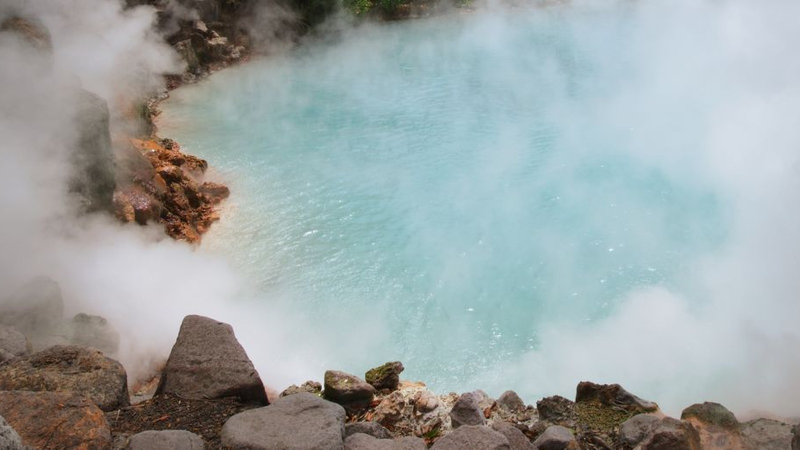
#> input picture adventure-kit/media/rafting-in-shimla-tattapani/hot-spring-steam-pool.jpg, 1600 x 899 px, given in place of px20008914.jpg, which was not available (shown at 1/2 size)
$ python snow-kingdom-kufri-reel.py ../rafting-in-shimla-tattapani/hot-spring-steam-pool.jpg
#> lines starting #> are read from the running program, lines starting #| are printed output that depends on the picture; pictures that were not available may be replaced by others from this repository, and a replacement may not be noted
### adventure-kit/media/snow-kingdom-kufri/sz.py
"""Tiny deterministic motion-graphics renderer (PIL frames -> ffmpeg). Suzu brand."""
import math, subprocess, random
from PIL import Image, ImageDraw, ImageFont, ImageFilter

NAVY = (11, 31, 51); GOLD = (212, 162, 76); GOLD_L = (243, 217, 143); WHITE = (255, 255, 255)
FDIR = '/home/claude/work/fonts/package/files/'
_fc = {}
# [5 lines left out: function font, not called in this run]

def clamp(x, a=0.0, b=1.0): return max(a, min(b, x))
def prog(t, t0, d): return clamp((t - t0) / d) if d > 0 else (1.0 if t >= t0 else 0.0)
def ease_out(p): return 1 - (1 - p) ** 3
def ease_in_out(p): return 4 * p ** 3 if p < .5 else 1 - (-2 * p + 2) ** 3 / 2
def ease_back(p, s=1.6):
    c3 = s + 1; return 1 + c3 * (p - 1) ** 3 + s * (p - 1) ** 2

class Photo:
    """Pre-scaled cover image; frame(t) returns W x H crop with Ken Burns zoom/pan."""
    def __init__(self, path, W, H, focus=(0.5, 0.5), zmax=1.14):
#> called with path = '/home/claude/work/ph/px20008914.jpg', W = 1080, H = 1920, focus = (0.5, 0.45), zmax = 1.1
        im = Image.open(path).convert('RGB')
#> im is the input picture: PIL image 1600x899 RGB; mean R, G, B 157.5, 165.8, 165.5
        s = max(W / im.width, H / im.height) * zmax
#> s = 2.35
        self.im = im.resize((round(im.width * s), round(im.height * s)), Image.LANCZOS)
#> call 2 of __init__, with path = '/home/claude/work/ph/px10936117.jpg', W = 1080, H = 1920, focus = (0.5, 0.55), zmax = 1.1
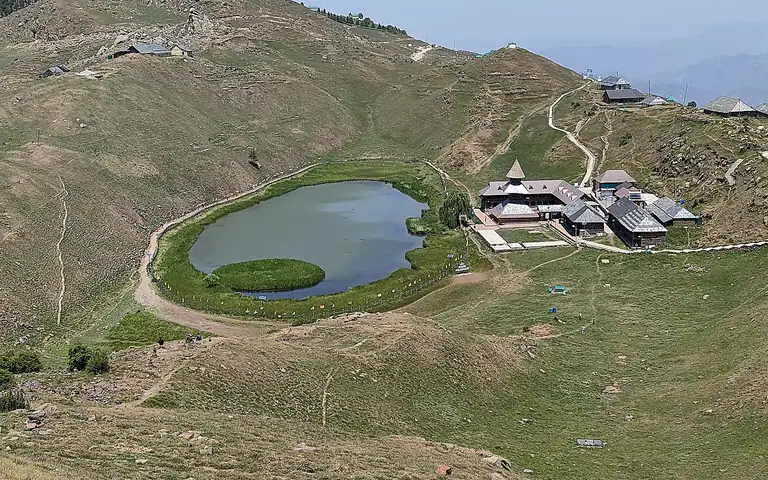
#> input picture adventure-kit/media/adventure-hub/treks-cathead-prashar-768x480.webp, 768 x 480 px, given in place of px10936117.jpg, which was not available
#> in __init__, im is the input picture: PIL image 768x480 RGB; mean R, G, B 122.5, 122.8, 103.7
#> call 3 of __init__, with path = '/home/claude/work/ph/px6617714-m.jpg', W = 1080, H = 1920, focus = (0.4, 0.6), zmax = 1.08
#> in __init__ (call 3), `self.im = im.resize((round(im.width * s), round(im.height * s)), Image..`:
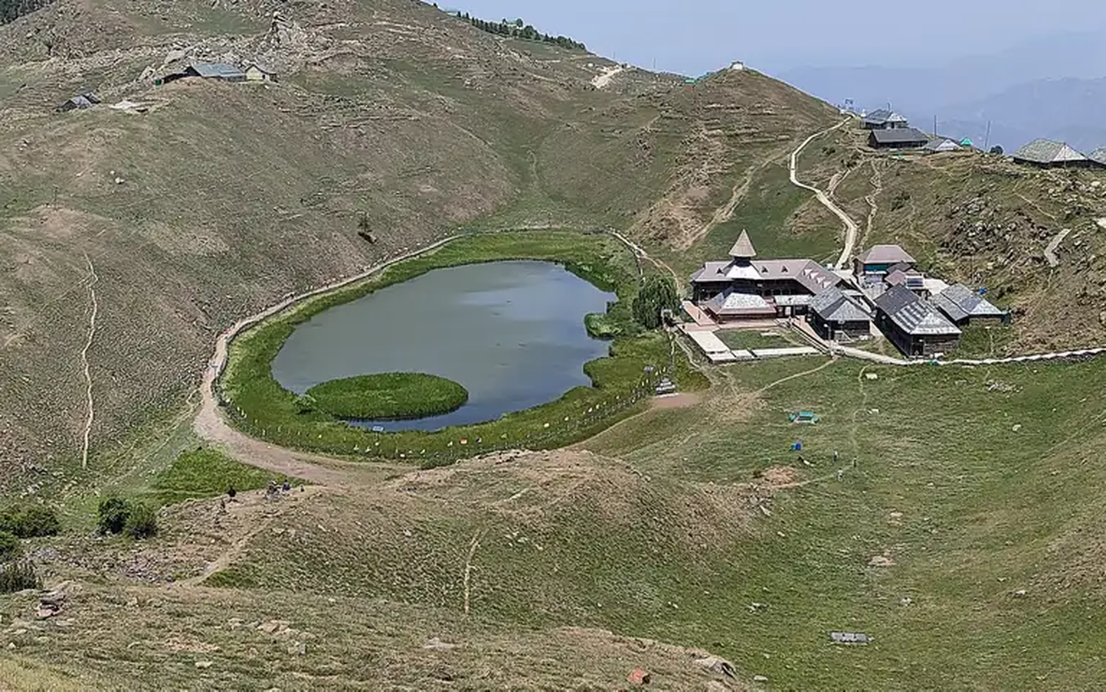
#> self.im: PIL image 3318x2074 RGB (shown at 1/3 size); mean R, G, B 122.5, 122.8, 103.7
        self.W, self.H, self.focus, self.zmax = W, H, focus, zmax
    # [24 lines left out: functions frame, grad_h, not called in this run]

def grad_v(W, H, stops):
#> called with W = 1080, H = 1920
    col = Image.new('RGBA', (1, H)); px = col.load()
    for y in range(H):
        f = y / (H - 1)
        for (a0, v0), (a1, v1) in zip(stops, stops[1:]):
            if a0 <= f <= a1:
                v = v0 + (v1 - v0) * ((f - a0) / (a1 - a0) if a1 > a0 else 0); break
        else:
            v = stops[-1][1]
        px[0, y] = NAVY + (int(255 * v),)
    return col.resize((W, H))

# [44 lines left out: functions text, pill, polyline_partial, smooth, not called in this run]

class Snow:
    def __init__(self, W, H, n, seed=7, rmin=2, rmax=6):
        r = random.Random(seed)
        self.W, self.H = W, H
        self.f = [(r.random() * W, r.random() * H, r.uniform(rmin, rmax), r.uniform(40, 110), r.uniform(0, 6.28), r.uniform(.35, .9)) for _ in range(n)]
    # [12 lines left out: function draw, not called in this run]

class Writer:
    def __init__(self, path, W, H, fps=30):
        self.p = subprocess.Popen(['ffmpeg', '-y', '-loglevel', 'error', '-f', 'rawvideo', '-pix_fmt', 'rgb24', '-s', f'{W}x{H}', '-r', str(fps), '-i', '-',
                                   '-c:v', 'libx264', '-preset', 'medium', '-crf', '16', '-pix_fmt', 'yuv420p', path], stdin=subprocess.PIPE)
    def add(self, im): self.p.stdin.write(im.convert('RGB').tobytes())
    def close(self): self.p.stdin.close(); self.p.wait()

### adventure-kit/media/snow-kingdom-kufri/snow-kingdom-kufri-reel.py
"""Snow Kingdom Kufri page reel: 1080x1920, 30 fps, 15 s. Photos: Pexels 20008914, 10936117, 6617714 (mirrored)."""
import sys
from PIL import Image, ImageDraw
from sz import *

W, H, FPS, DUR = 1080, 1920, 30, 15.0
PH = '/home/claude/work/ph/'
A = Photo(PH + 'px20008914.jpg', W, H, focus=(0.5, 0.45), zmax=1.10)
B = Photo(PH + 'px10936117.jpg', W, H, focus=(0.5, 0.55), zmax=1.10)
C = Photo(PH + 'px6617714-m.jpg', W, H, focus=(0.40, 0.6), zmax=1.08)
SNOW = Snow(W, H, 90, seed=9, rmin=2, rmax=6)
shade = grad_v(W, H, [(0, .55), (.25, 0), (.55, 0), (.78, .7), (1, .9)])
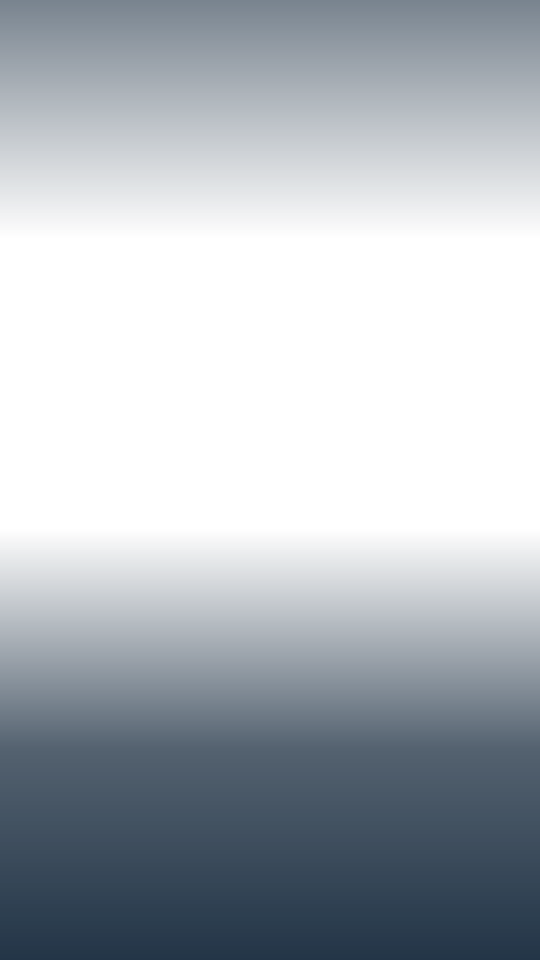
#> shade: PIL image 1080x1920 RGBA (shown at 1/2 size); mean R, G, B, A 7.1, 21, 35.1, 82.6; transparent parts drawn white

def fit(s, w, size, wt='800'):
    while size > 30 and font(wt, size).getlength(s) > w: size -= 2
    return font(wt, size)

SC = [  # start, end, image fn, kicker, line1, line2
    (0.0, 4.0, lambda t: A.frame(1.0 + .09 * prog(t, 0, 4.3)), 'SNOW KINGDOM · KUFRI', 'Real snow', 'in any month'),
    (3.7, 7.7, lambda t: B.frame(1.09 - .08 * prog(t, 3.7, 4.3)), 'WHAT YOU CAN DO', 'Sledges, tubes', '& snowballs'),
    (7.4, 11.4, lambda t: C.frame(1.0 + .07 * prog(t, 7.4, 4.3)), 'ABOUT 1 HOUR', 'Jacket, boots', '& gloves given'),
]

# [56 lines left out: functions endcard, render, render_scene, not called in this run]

if __name__ == '__main__':
    if len(sys.argv) > 1 and sys.argv[1] == 'snap':
        for ts in sys.argv[2:]:
            render(float(ts)).save(f'/home/claude/work/out/snap-reel-{ts}.jpg', quality=85)
        sys.exit()
    w = Writer('/home/claude/work/out/reel-master.mp4', W, H, FPS)
#> (the run stopped early here; a loop or call above may not have finished)
